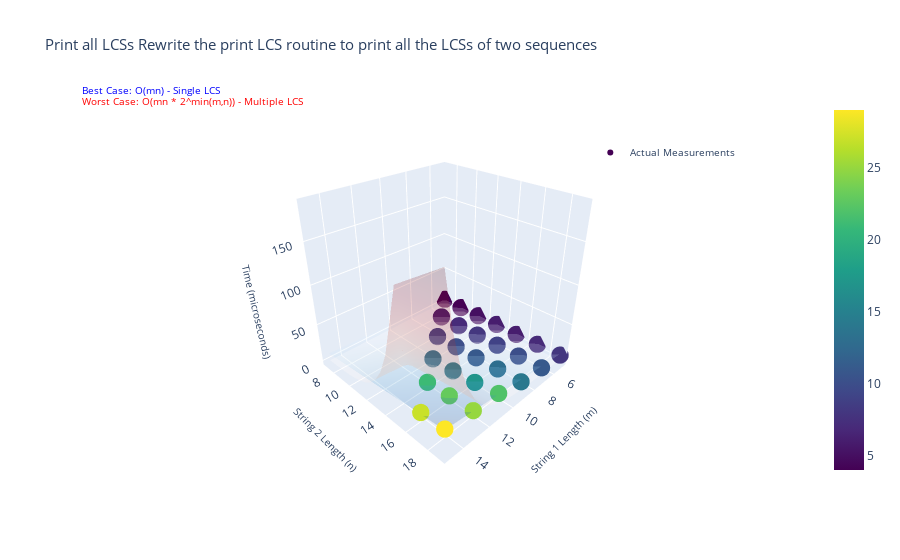

Here is the notebook cell this chart was saved with:
### Code cell
import pandas as pd
import plotly.graph_objects as go
import numpy as np

# Load the CSV file
data = pd.read_csv('lcs_times.csv')

# Create figure
fig = go.Figure()

# Add scatter points for actual measurements
fig.add_trace(go.Scatter3d(
    x=data['m'],
    y=data['n'],
    z=data['LCS Time (microseconds)'],
    mode='markers',
    marker=dict(
        size=6,
        color=data['LCS Time (microseconds)'],
        colorscale='Viridis',
        showscale=True
    ),
    name='Actual Measurements'
))

# Generate points for theoretical complexity surfaces
m_range = np.linspace(min(data['m']), max(data['m']), 20)
n_range = np.linspace(min(data['n']), max(data['n']), 20)
M, N = np.meshgrid(m_range, n_range)

# Best case: O(mn) - when there's only one LCS
Z_best = M * N

# Worst case: O(mn * 2^min(m,n)) - when there are multiple LCS
Z_worst = M * N * np.power(2, np.minimum(M, N))

# Scale the theoretical surfaces to match actual data range
scale_factor_best = np.mean(data['LCS Time (microseconds)']) / np.mean(Z_best)
scale_factor_worst = np.mean(data['LCS Time (microseconds)']) / np.mean(Z_worst)

Z_best = Z_best * scale_factor_best
Z_worst = Z_worst * scale_factor_worst

# Add best case surface
fig.add_trace(go.Surface(
    x=m_range,
    y=n_range,
    z=Z_best,
    opacity=0.2,
    showscale=False,
    name='Best Case O(mn)',
    colorscale='Blues'
))

# Add worst case surface
fig.add_trace(go.Surface(
    x=m_range,
    y=n_range,
    z=Z_worst,
    opacity=0.2,
    showscale=False,
    name='Worst Case O(mn * 2^min(m,n))',
    colorscale='Reds'
))

# Update layout
fig.update_layout(
    title=dict(
        text=' Print all LCSs Rewrite the print LCS routine to print all the LCSs of two sequences',
        font=dict(size=15)
    ),
    scene=dict(
        xaxis_title=dict(text='String 1 Length (m)', font=dict(size=10)),
        yaxis_title=dict(text='String 2 Length (n)', font=dict(size=10)),
        zaxis_title=dict(text='Time (microseconds)', font=dict(size=10)),
        camera=dict(
            eye=dict(x=1.5, y=1.5, z=1.2)
        )
    ),
    showlegend=True,
    legend=dict(
        x=0.7,
        y=0.9,
        font=dict(size=10)
    )
)

# Add annotations explaining complexity
fig.add_annotation(
    text="Best Case: O(mn) - Single LCS",
    xref="paper", yref="paper",
    x=0, y=1.05,
    showarrow=False,
    font=dict(size=10, color="blue")
)

fig.add_annotation(
    text="Worst Case: O(mn * 2^min(m,n)) - Multiple LCS",
    xref="paper", yref="paper",
    x=0, y=1.02,
    showarrow=False,
    font=dict(size=10, color="red")
)

# Show the plot
fig.show()

# Save the plot
fig.write_html("../../docs/LPS6-q2.html")

### Figure 1 — Plotly figure (JSON) as saved in the notebook; plotly's stock layout.template omitted (floating-point values rounded to 4 significant figures; data arrays with more than 128 entries replaced by an {"elided": "..."} marker saying what was removed)
{"data": [{"marker": {"color": [4, 4, 5, 6, 6, 7, 8, 6, 7, 8, 9, 10, 11, 9, 10, 11, 13, 14, 13, 14, 17, 22, 21, 23, 25, 27, 29], "colorscale": [[0, "#440154"], [0.1111, "#482878"], [0.2222, "#3e4989"], [0.3333, "#31688e"], [0.4444, "#26828e"], [0.5556, "#1f9e89"], [0.6667, "#35b779"], [0.7778, "#6ece58"], [0.8889, "#b5de2b"], [1, "#fde725"]], "showscale": true, "size": 6}, "mode": "markers", "name": "Actual Measurements", "type": "scatter3d", "x": [5, 5, 5, 5, 5, 5, 5, 7, 7, 7, 7, 7, 7, 9, 9, 9, 9, 9, 11, 11, 11, 11, 13, 13, 13, 15, 15], "y": [7, 9, 11, 13, 15, 17, 19, 9, 11, 13, 15, 17, 19, 11, 13, 15, 17, 19, 13, 15, 17, 19, 15, 17, 19, 17, 19], "z": [4, 4, 5, 6, 6, 7, 8, 6, 7, 8, 9, 10, 11, 9, 10, 11, 13, 14, 13, 14, 17, 22, 21, 23, 25, 27, 29]}, {"colorscale": [[0, "rgb(247,251,255)"], [0.125, "rgb(222,235,247)"], [0.25, "rgb(198,219,239)"], [0.375, "rgb(158,202,225)"], [0.5, "rgb(107,174,214)"], [0.625, "rgb(66,146,198)"], [0.75, "rgb(33,113,181)"], [0.875, "rgb(8,81,156)"], [1, "rgb(8,48,107)"]], "name": "Best Case O(mn)", "opacity": 0.2, "showscale": false, "type": "surface", "x": [5, 5.526, 6.053, 6.579, 7.105, 7.632, 8.158, 8.684, 9.211, 9.737, 10.26, 10.79, 11.32, 11.84, 12.37, 12.89, 13.42, 13.95, 14.47, 15], "y": [7, 7.632, 8.263, 8.895, 9.526, 10.16, 10.79, 11.42, 12.05, 12.68, 13.32, 13.95, 14.58, 15.21, 15.84, 16.47, 17.11, 17.74, 18.37, 19], "z": {"elided": "20x20 float values"}}, {"colorscale": [[0, "rgb(255,245,240)"], [0.125, "rgb(254,224,210)"], [0.25, "rgb(252,187,161)"], [0.375, "rgb(252,146,114)"], [0.5, "rgb(251,106,74)"], [0.625, "rgb(239,59,44)"], [0.75, "rgb(203,24,29)"], [0.875, "rgb(165,15,21)"], [1, "rgb(103,0,13)"]], "name": "Worst Case O(mn * 2^min(m,n))", "opacity": 0.2, "showscale": false, "type": "surface", "x": [5, 5.526, 6.053, 6.579, 7.105, 7.632, 8.158, 8.684, 9.211, 9.737, 10.26, 10.79, 11.32, 11.84, 12.37, 12.89, 13.42, 13.95, 14.47, 15], "y": [7, 7.632, 8.263, 8.895, 9.526, 10.16, 10.79, 11.42, 12.05, 12.68, 13.32, 13.95, 14.58, 15.21, 15.84, 16.47, 17.11, 17.74, 18.37, 19], "z": {"elided": "20x20 float values"}}], "layout": {"annotations": [{"font": {"color": "blue", "size": 10}, "showarrow": false, "text": "Best Case: O(mn) - Single LCS", "x": 0, "xref": "paper", "y": 1.05, "yref": "paper"}, {"font": {"color": "red", "size": 10}, "showarrow": false, "text": "Worst Case: O(mn * 2^min(m,n)) - Multiple LCS", "x": 0, "xref": "paper", "y": 1.02, "yref": "paper"}], "legend": {"font": {"size": 10}, "x": 0.7, "y": 0.9}, "scene": {"camera": {"eye": {"x": 1.5, "y": 1.5, "z": 1.2}}, "xaxis": {"title": {"font": {"size": 10}, "text": "String 1 Length (m)"}}, "yaxis": {"title": {"font": {"size": 10}, "text": "String 2 Length (n)"}}, "zaxis": {"title": {"font": {"size": 10}, "text": "Time (microseconds)"}}}, "showlegend": true, "title": {"font": {"size": 15}, "text": " Print all LCSs Rewrite the print LCS routine to print all the LCSs of two sequences"}}}
